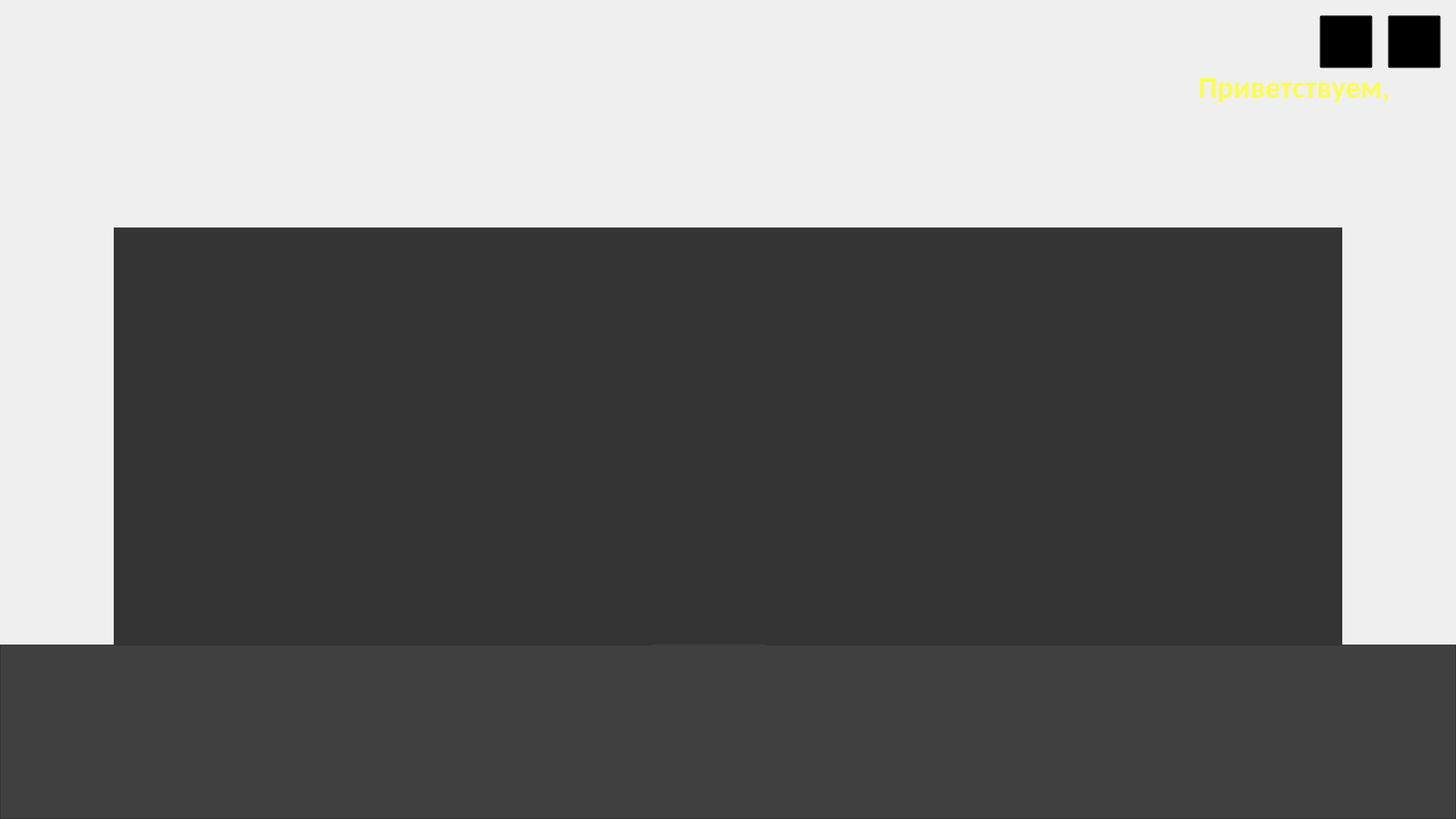
<?xml version="1.0" encoding="UTF-8"?>
<ui version="4.0">
 <class>MainWindow</class>
 <widget class="QMainWindow" name="MainWindow">
  <property name="geometry">
   <rect>
    <x>0</x>
    <y>0</y>
    <width>1920</width>
    <height>1080</height>
   </rect>
  </property>
  <property name="windowTitle">
   <string>My vibe notes</string>
  </property>
  <widget class="QWidget" name="centralwidget">
   <widget class="QLabel" name="main_background">
    <property name="geometry">
     <rect>
      <x>0</x>
      <y>0</y>
      <width>1920</width>
      <height>1080</height>
     </rect>
    </property>
    <property name="text">
     <string/>
    </property>
    <property name="pixmap">
     <pixmap>../img/MainBG.png</pixmap>
    </property>
   </widget>
   <widget class="QFrame" name="tool_panel">
    <property name="geometry">
     <rect>
      <x>0</x>
      <y>850</y>
      <width>1920</width>
      <height>230</height>
     </rect>
    </property>
    <property name="styleSheet">
     <string notr="true">background-color: rgba(64, 64, 64, 255)</string>
    </property>
    <property name="frameShape">
     <enum>QFrame::StyledPanel</enum>
    </property>
    <property name="frameShadow">
     <enum>QFrame::Raised</enum>
    </property>
    <widget class="QPushButton" name="add_button">
     <property name="geometry">
      <rect>
       <x>860</x>
       <y>0</y>
       <width>150</width>
       <height>150</height>
      </rect>
     </property>
     <property name="styleSheet">
      <string notr="true">border:none;</string>
     </property>
     <property name="text">
      <string/>
     </property>
     <property name="icon">
      <iconset>
       <normaloff>../img/add_button.png</normaloff>../img/add_button.png</iconset>
     </property>
     <property name="iconSize">
      <size>
       <width>150</width>
       <height>150</height>
      </size>
     </property>
    </widget>
   </widget>
   <widget class="QLabel" name="name_label">
    <property name="geometry">
     <rect>
      <x>1580</x>
      <y>90</y>
      <width>321</width>
      <height>211</height>
     </rect>
    </property>
    <property name="font">
     <font>
      <family>Calibri</family>
      <pointsize>30</pointsize>
      <weight>75</weight>
      <bold>true</bold>
     </font>
    </property>
    <property name="styleSheet">
     <string notr="true">color: #fbfd53;</string>
    </property>
    <property name="text">
     <string>&lt;html&gt;&lt;head/&gt;&lt;body&gt;&lt;p&gt;Приветствуем,&lt;/p&gt;&lt;p&gt;&lt;br/&gt;&lt;/p&gt;&lt;/body&gt;&lt;/html&gt;</string>
    </property>
    <property name="scaledContents">
     <bool>true</bool>
    </property>
    <property name="alignment">
     <set>Qt::AlignLeading|Qt::AlignLeft|Qt::AlignTop</set>
    </property>
    <property name="wordWrap">
     <bool>true</bool>
    </property>
   </widget>
   <widget class="QPushButton" name="edit_name_button">
    <property name="geometry">
     <rect>
      <x>1740</x>
      <y>20</y>
      <width>70</width>
      <height>70</height>
     </rect>
    </property>
    <property name="styleSheet">
     <string notr="true">background-color: rgba(0, 0, 0, 0)</string>
    </property>
    <property name="text">
     <string/>
    </property>
    <property name="icon">
     <iconset>
      <normaloff>../img/edit_name_button.png</normaloff>../img/edit_name_button.png</iconset>
    </property>
    <property name="iconSize">
     <size>
      <width>70</width>
      <height>70</height>
     </size>
    </property>
   </widget>
   <widget class="QPushButton" name="exit_button">
    <property name="geometry">
     <rect>
      <x>1830</x>
      <y>20</y>
      <width>70</width>
      <height>70</height>
     </rect>
    </property>
    <property name="styleSheet">
     <string notr="true">background-color: rgba(0, 0, 0, 0)</string>
    </property>
    <property name="text">
     <string/>
    </property>
    <property name="icon">
     <iconset>
      <normaloff>../img/exit_button.png</normaloff>../img/exit_button.png</iconset>
    </property>
    <property name="iconSize">
     <size>
      <width>70</width>
      <height>70</height>
     </size>
    </property>
   </widget>
   <widget class="QLabel" name="notes_board">
    <property name="geometry">
     <rect>
      <x>150</x>
      <y>300</y>
      <width>1620</width>
      <height>1200</height>
     </rect>
    </property>
    <property name="styleSheet">
     <string notr="true">background-color: rgba(52, 52, 52, 255)</string>
    </property>
    <property name="text">
     <string/>
    </property>
   </widget>
   <zorder>main_background</zorder>
   <zorder>name_label</zorder>
   <zorder>edit_name_button</zorder>
   <zorder>exit_button</zorder>
   <zorder>notes_board</zorder>
   <zorder>tool_panel</zorder>
  </widget>
 </widget>
 <resources/>
 <connections/>
</ui>
